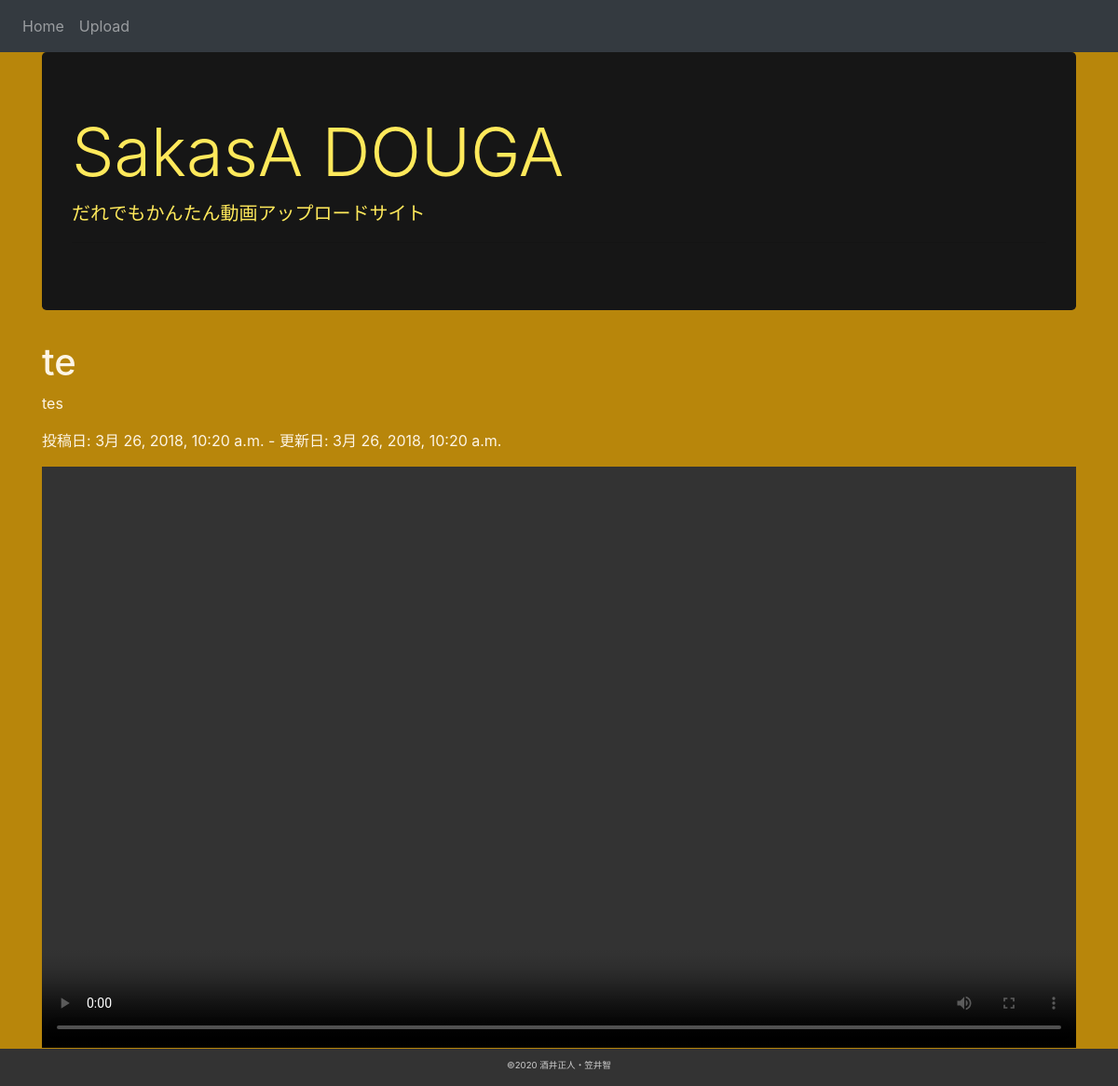
Screenshot of /play/4/ with the database file from the repository.
### videos/models.py (models this page shows, shortened)
class Video(models.Model):
    title = models.CharField('動画タイトル', max_length=255)
    description = models.TextField('説明(空欄可)', blank=True)
    thumbnail = models.ImageField('サムネイル(空欄可)', upload_to='thumbnails/', null=True, blank=True)  # /media/thumbnails/ファイル名
    upload = models.FileField('ファイル', upload_to='uploads/%Y/%m/%d/')  # /media/uploads/2018/3/20/ファイル名
    created_at = models.DateTimeField('作成日', auto_now_add=True)  # default=timezone.nowと違い、入力欄は表示されない
    updated_at = models.DateTimeField('更新日', auto_now=True)  # 更新するたびにその日時が格納される

### videos/views.py (the view)
# urls.py: path('play/<int:pk>/', views.PlayView.as_view(), name='play'),
class PlayView(generic.DetailView):
    model = Video

### videos/templates/videos/video_detail.html
{% extends 'videos/base.html' %}
{% block content %}
<h1 class="toukouh1">{{ video.title }}</h1>
<p class="toukou">{{ video.description }}</p>
<p class="toukou">投稿日: {{ video.created_at }} - 更新日: {{ video.updated_at }}</p>
<div class="embed-responsive embed-responsive-16by9">
  <video controls class="embed-responsive-item" src="{{ video.upload.url }}"></video>
</div>
{% endblock %}

### videos/static/videos/main.css (style rules this page uses)
body { background-color: #b8860b; color:black; overflow: visible; height: 100vh; }
p.toukou { color: #fdf5e6; }
h1.toukouh1 { color: #fdf5e6; }

### rows the page displays
Video: title "te", description "tes", created_at "3月 26, 2018, 10:20 a.m.", updated_at "3月 26, 2018, 10:20 a.m."
